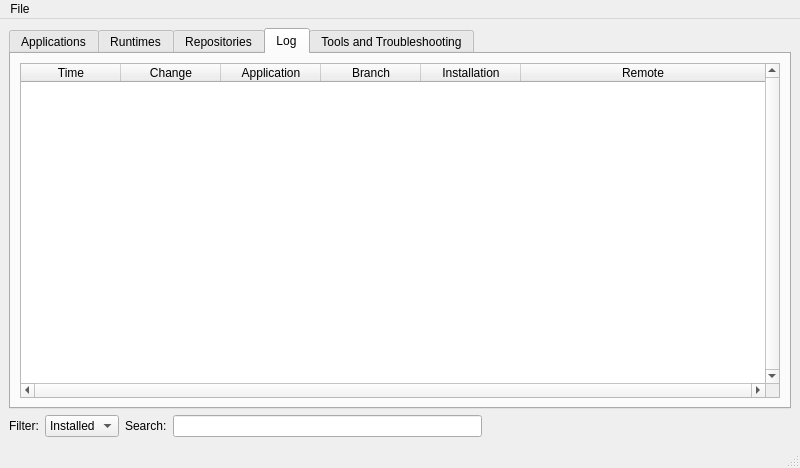
<?xml version="1.0" encoding="UTF-8"?>
<ui version="4.0">
 <class>MainWindow</class>
 <widget class="QMainWindow" name="MainWindow">
  <property name="geometry">
   <rect>
    <x>0</x>
    <y>0</y>
    <width>800</width>
    <height>468</height>
   </rect>
  </property>
  <property name="windowTitle">
   <string notr="true"/>
  </property>
  <property name="windowIcon">
   <iconset theme="application-vnd.flatpak">
    <normaloff>.</normaloff>.</iconset>
  </property>
  <property name="iconSize">
   <size>
    <width>22</width>
    <height>22</height>
   </size>
  </property>
  <widget class="QWidget" name="centralwidget">
   <layout class="QGridLayout" name="gridLayout_3">
    <item row="0" column="0">
     <widget class="QTabWidget" name="tabWidget">
      <property name="currentIndex">
       <number>3</number>
      </property>
      <widget class="QWidget" name="tab">
       <attribute name="icon">
        <iconset theme="application-vnd.flatpak">
         <normaloff>.</normaloff>.</iconset>
       </attribute>
       <attribute name="title">
        <string>Applications</string>
       </attribute>
       <layout class="QGridLayout" name="gridLayout">
        <item row="0" column="0">
         <widget class="QTableWidget" name="tableWidget">
          <property name="verticalScrollBarPolicy">
           <enum>Qt::ScrollBarAlwaysOn</enum>
          </property>
          <property name="horizontalScrollBarPolicy">
           <enum>Qt::ScrollBarAlwaysOn</enum>
          </property>
          <property name="selectionMode">
           <enum>QAbstractItemView::SingleSelection</enum>
          </property>
          <property name="selectionBehavior">
           <enum>QAbstractItemView::SelectRows</enum>
          </property>
          <property name="verticalScrollMode">
           <enum>QAbstractItemView::ScrollPerPixel</enum>
          </property>
          <property name="horizontalScrollMode">
           <enum>QAbstractItemView::ScrollPerPixel</enum>
          </property>
          <property name="sortingEnabled">
           <bool>true</bool>
          </property>
          <attribute name="horizontalHeaderStretchLastSection">
           <bool>true</bool>
          </attribute>
          <column>
           <property name="text">
            <string>Name</string>
           </property>
          </column>
          <column>
           <property name="text">
            <string>Package</string>
           </property>
          </column>
          <column>
           <property name="text">
            <string>Version</string>
           </property>
          </column>
          <column>
           <property name="text">
            <string>Branch</string>
           </property>
          </column>
          <column>
           <property name="text">
            <string>Size</string>
           </property>
          </column>
          <column>
           <property name="text">
            <string>Installation</string>
           </property>
          </column>
          <column>
           <property name="text">
            <string>Runtime</string>
           </property>
          </column>
          <column>
           <property name="text">
            <string>Origin</string>
           </property>
          </column>
         </widget>
        </item>
        <item row="1" column="0">
         <layout class="QHBoxLayout" name="horizontalLayout_2">
          <item>
           <widget class="QPushButton" name="launch_button">
            <property name="text">
             <string>Launch</string>
            </property>
            <property name="icon">
             <iconset theme="launch">
              <normaloff>.</normaloff>.</iconset>
            </property>
           </widget>
          </item>
          <item>
           <widget class="QPushButton" name="install_button">
            <property name="text">
             <string>Install</string>
            </property>
            <property name="icon">
             <iconset theme="install">
              <normaloff>.</normaloff>.</iconset>
            </property>
           </widget>
          </item>
          <item>
           <widget class="QPushButton" name="uninstall_button">
            <property name="text">
             <string>Remove</string>
            </property>
            <property name="icon">
             <iconset theme="remove">
              <normaloff>.</normaloff>.</iconset>
            </property>
           </widget>
          </item>
          <item>
           <spacer name="horizontalSpacer_2">
            <property name="orientation">
             <enum>Qt::Horizontal</enum>
            </property>
            <property name="sizeHint" stdset="0">
             <size>
              <width>40</width>
              <height>20</height>
             </size>
            </property>
           </spacer>
          </item>
         </layout>
        </item>
       </layout>
      </widget>
      <widget class="QWidget" name="tab_2">
       <attribute name="title">
        <string>Runtimes</string>
       </attribute>
       <layout class="QGridLayout" name="gridLayout_2">
        <item row="0" column="0">
         <widget class="QTableWidget" name="tableWidget_2">
          <property name="verticalScrollBarPolicy">
           <enum>Qt::ScrollBarAlwaysOn</enum>
          </property>
          <property name="horizontalScrollBarPolicy">
           <enum>Qt::ScrollBarAlwaysOn</enum>
          </property>
          <property name="selectionMode">
           <enum>QAbstractItemView::SingleSelection</enum>
          </property>
          <property name="selectionBehavior">
           <enum>QAbstractItemView::SelectRows</enum>
          </property>
          <property name="verticalScrollMode">
           <enum>QAbstractItemView::ScrollPerPixel</enum>
          </property>
          <property name="horizontalScrollMode">
           <enum>QAbstractItemView::ScrollPerPixel</enum>
          </property>
          <property name="sortingEnabled">
           <bool>true</bool>
          </property>
          <attribute name="horizontalHeaderStretchLastSection">
           <bool>true</bool>
          </attribute>
          <column>
           <property name="text">
            <string>Name</string>
           </property>
          </column>
          <column>
           <property name="text">
            <string>Package</string>
           </property>
          </column>
          <column>
           <property name="text">
            <string>Version</string>
           </property>
          </column>
          <column>
           <property name="text">
            <string>Branch</string>
           </property>
          </column>
          <column>
           <property name="text">
            <string>Size</string>
           </property>
          </column>
          <column>
           <property name="text">
            <string>Installation</string>
           </property>
          </column>
         </widget>
        </item>
       </layout>
      </widget>
      <widget class="QWidget" name="tab_3">
       <attribute name="title">
        <string>Repositories</string>
       </attribute>
       <layout class="QGridLayout" name="gridLayout_4">
        <item row="0" column="0">
         <widget class="QTableWidget" name="tableWidget_3">
          <property name="verticalScrollBarPolicy">
           <enum>Qt::ScrollBarAlwaysOn</enum>
          </property>
          <property name="horizontalScrollBarPolicy">
           <enum>Qt::ScrollBarAlwaysOn</enum>
          </property>
          <property name="selectionMode">
           <enum>QAbstractItemView::SingleSelection</enum>
          </property>
          <property name="selectionBehavior">
           <enum>QAbstractItemView::SelectRows</enum>
          </property>
          <property name="verticalScrollMode">
           <enum>QAbstractItemView::ScrollPerPixel</enum>
          </property>
          <property name="horizontalScrollMode">
           <enum>QAbstractItemView::ScrollPerPixel</enum>
          </property>
          <property name="sortingEnabled">
           <bool>true</bool>
          </property>
          <attribute name="horizontalHeaderStretchLastSection">
           <bool>true</bool>
          </attribute>
          <column>
           <property name="text">
            <string>Nom</string>
           </property>
          </column>
          <column>
           <property name="text">
            <string>Titre</string>
           </property>
          </column>
          <column>
           <property name="text">
            <string>Url</string>
           </property>
          </column>
          <column>
           <property name="text">
            <string>Page web</string>
           </property>
          </column>
         </widget>
        </item>
       </layout>
      </widget>
      <widget class="QWidget" name="tab_5">
       <attribute name="title">
        <string>Log</string>
       </attribute>
       <layout class="QGridLayout" name="gridLayout_5">
        <item row="0" column="0">
         <widget class="QTableWidget" name="tableWidget_4">
          <property name="verticalScrollBarPolicy">
           <enum>Qt::ScrollBarAlwaysOn</enum>
          </property>
          <property name="horizontalScrollBarPolicy">
           <enum>Qt::ScrollBarAlwaysOn</enum>
          </property>
          <property name="selectionMode">
           <enum>QAbstractItemView::SingleSelection</enum>
          </property>
          <property name="selectionBehavior">
           <enum>QAbstractItemView::SelectRows</enum>
          </property>
          <property name="verticalScrollMode">
           <enum>QAbstractItemView::ScrollPerPixel</enum>
          </property>
          <property name="horizontalScrollMode">
           <enum>QAbstractItemView::ScrollPerPixel</enum>
          </property>
          <property name="sortingEnabled">
           <bool>true</bool>
          </property>
          <attribute name="horizontalHeaderStretchLastSection">
           <bool>true</bool>
          </attribute>
          <column>
           <property name="text">
            <string>Time</string>
           </property>
          </column>
          <column>
           <property name="text">
            <string>Change</string>
           </property>
          </column>
          <column>
           <property name="text">
            <string>Application</string>
           </property>
          </column>
          <column>
           <property name="text">
            <string>Branch</string>
           </property>
          </column>
          <column>
           <property name="text">
            <string>Installation</string>
           </property>
          </column>
          <column>
           <property name="text">
            <string>Remote</string>
           </property>
          </column>
         </widget>
        </item>
       </layout>
      </widget>
      <widget class="QWidget" name="tab_4">
       <attribute name="icon">
        <iconset theme="tools"/>
       </attribute>
       <attribute name="title">
        <string>Tools and Troubleshooting</string>
       </attribute>
       <widget class="QWidget" name="layoutWidget">
        <property name="geometry">
         <rect>
          <x>20</x>
          <y>30</y>
          <width>431</width>
          <height>26</height>
         </rect>
        </property>
        <layout class="QGridLayout" name="gridLayout_8">
         <item row="0" column="0">
          <widget class="QLabel" name="label_5">
           <property name="text">
            <string>Is Flatpak installed?</string>
           </property>
          </widget>
         </item>
         <item row="0" column="2">
          <widget class="QCheckBox" name="flatpak_checkbox">
           <property name="enabled">
            <bool>false</bool>
           </property>
           <property name="text">
            <string/>
           </property>
          </widget>
         </item>
         <item row="0" column="1">
          <spacer name="horizontalSpacer_3">
           <property name="orientation">
            <enum>Qt::Horizontal</enum>
           </property>
           <property name="sizeHint" stdset="0">
            <size>
             <width>40</width>
             <height>20</height>
            </size>
           </property>
          </spacer>
         </item>
        </layout>
       </widget>
       <widget class="QWidget" name="layoutWidget">
        <property name="geometry">
         <rect>
          <x>20</x>
          <y>100</y>
          <width>469</width>
          <height>30</height>
         </rect>
        </property>
        <layout class="QGridLayout" name="gridLayout_6">
         <item row="0" column="0">
          <widget class="QLabel" name="label_2">
           <property name="text">
            <string>Manage Flatpak permissions:</string>
           </property>
          </widget>
         </item>
         <item row="0" column="1">
          <widget class="QPushButton" name="flatseal_install_button">
           <property name="text">
            <string>Install Flatseal</string>
           </property>
          </widget>
         </item>
         <item row="0" column="2">
          <widget class="QPushButton" name="flatseal_launch_button">
           <property name="text">
            <string>Launch Flatseal</string>
           </property>
          </widget>
         </item>
        </layout>
       </widget>
       <widget class="QWidget" name="layoutWidget">
        <property name="geometry">
         <rect>
          <x>20</x>
          <y>60</y>
          <width>431</width>
          <height>26</height>
         </rect>
        </property>
        <layout class="QGridLayout" name="gridLayout_7">
         <item row="0" column="2">
          <widget class="QCheckBox" name="flathub_checkbox">
           <property name="enabled">
            <bool>false</bool>
           </property>
           <property name="text">
            <string/>
           </property>
          </widget>
         </item>
         <item row="0" column="0">
          <widget class="QLabel" name="label_3">
           <property name="text">
            <string>Is the Flathub repository installed and activated?</string>
           </property>
          </widget>
         </item>
         <item row="0" column="1">
          <spacer name="horizontalSpacer_4">
           <property name="orientation">
            <enum>Qt::Horizontal</enum>
           </property>
           <property name="sizeHint" stdset="0">
            <size>
             <width>40</width>
             <height>20</height>
            </size>
           </property>
          </spacer>
         </item>
        </layout>
       </widget>
      </widget>
     </widget>
    </item>
    <item row="1" column="0">
     <layout class="QHBoxLayout" name="horizontalLayout">
      <item>
       <widget class="QLabel" name="label">
        <property name="text">
         <string>Filter:</string>
        </property>
       </widget>
      </item>
      <item>
       <widget class="QComboBox" name="comboBox">
        <item>
         <property name="text">
          <string>Installed</string>
         </property>
        </item>
        <item>
         <property name="text">
          <string>All</string>
         </property>
        </item>
       </widget>
      </item>
      <item>
       <widget class="QLabel" name="label_4">
        <property name="text">
         <string>Search:</string>
        </property>
       </widget>
      </item>
      <item>
       <widget class="QLineEdit" name="package_search"/>
      </item>
      <item>
       <spacer name="horizontalSpacer">
        <property name="orientation">
         <enum>Qt::Horizontal</enum>
        </property>
        <property name="sizeHint" stdset="0">
         <size>
          <width>40</width>
          <height>20</height>
         </size>
        </property>
       </spacer>
      </item>
     </layout>
    </item>
   </layout>
  </widget>
  <widget class="QMenuBar" name="menubar">
   <property name="geometry">
    <rect>
     <x>0</x>
     <y>0</y>
     <width>800</width>
     <height>24</height>
    </rect>
   </property>
   <widget class="QMenu" name="menuFichiers">
    <property name="title">
     <string>File</string>
    </property>
    <addaction name="refresh_action"/>
    <addaction name="exit_action"/>
   </widget>
   <addaction name="menuFichiers"/>
  </widget>
  <widget class="QStatusBar" name="statusbar"/>
  <action name="refresh_action">
   <property name="text">
    <string>Refresh package cache</string>
   </property>
  </action>
  <action name="exit_action">
   <property name="text">
    <string>Exit</string>
   </property>
  </action>
 </widget>
 <resources/>
 <connections/>
</ui>
